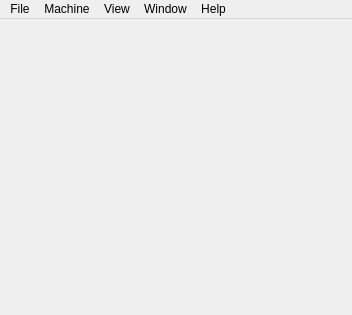
<?xml version="1.0" encoding="UTF-8"?>
<ui version="4.0">
 <class>MachineWindow</class>
 <widget class="QMainWindow" name="MachineWindow">
  <property name="geometry">
   <rect>
    <x>0</x>
    <y>0</y>
    <width>352</width>
    <height>315</height>
   </rect>
  </property>
  <property name="minimumSize">
   <size>
    <width>0</width>
    <height>0</height>
   </size>
  </property>
  <property name="windowTitle">
   <string>μZX</string>
  </property>
  <property name="windowIcon">
   <iconset resource="../../common/images.qrc">
    <normaloff>:/icons/Application Icon.png</normaloff>:/icons/Application Icon.png</iconset>
  </property>
  <widget class="QWidget" name="centralwidget">
   <property name="minimumSize">
    <size>
     <width>352</width>
     <height>296</height>
    </size>
   </property>
   <layout class="QVBoxLayout" name="verticalLayout">
    <property name="leftMargin">
     <number>0</number>
    </property>
    <property name="topMargin">
     <number>0</number>
    </property>
    <property name="rightMargin">
     <number>0</number>
    </property>
    <property name="bottomMargin">
     <number>0</number>
    </property>
    <item>
     <widget class="GLOutputView" name="videoOutputView" native="true">
      <property name="sizePolicy">
       <sizepolicy hsizetype="Expanding" vsizetype="Expanding">
        <horstretch>0</horstretch>
        <verstretch>0</verstretch>
       </sizepolicy>
      </property>
      <property name="minimumSize">
       <size>
        <width>0</width>
        <height>0</height>
       </size>
      </property>
     </widget>
    </item>
   </layout>
  </widget>
  <widget class="QMenuBar" name="menuBar">
   <property name="geometry">
    <rect>
     <x>0</x>
     <y>0</y>
     <width>352</width>
     <height>19</height>
    </rect>
   </property>
   <property name="nativeMenuBar">
    <bool>false</bool>
   </property>
   <widget class="QMenu" name="menuFile">
    <property name="title">
     <string>File</string>
    </property>
    <widget class="QMenu" name="menuNew">
     <property name="title">
      <string>New</string>
     </property>
     <addaction name="actionZX_Spectrum_16K_Issue_1"/>
     <addaction name="actionZX_Spectrum_48K_Issue_2"/>
     <addaction name="actionZX_Spectrum_48K_Issue_3"/>
     <addaction name="actionZX_Spectrum"/>
    </widget>
    <addaction name="actionFileNewWindow"/>
    <addaction name="menuNew"/>
    <addaction name="actionFileOpen"/>
    <addaction name="actionFileClose"/>
    <addaction name="separator"/>
    <addaction name="actionFileProperties"/>
    <addaction name="separator"/>
    <addaction name="actionMachineSaveScreenshot"/>
    <addaction name="actionRecord_Movie"/>
    <addaction name="separator"/>
    <addaction name="actionPreferences"/>
    <addaction name="separator"/>
    <addaction name="actionFileQuit"/>
   </widget>
   <widget class="QMenu" name="menuMachine">
    <property name="title">
     <string>Machine</string>
    </property>
    <widget class="QMenu" name="menuVideo">
     <property name="title">
      <string>Video</string>
     </property>
     <addaction name="actionV_Sync"/>
     <addaction name="actionBackground"/>
    </widget>
    <widget class="QMenu" name="menuFrameskip">
     <property name="title">
      <string>Frameskip</string>
     </property>
     <addaction name="actionAuto"/>
     <addaction name="separator"/>
     <addaction name="action1"/>
     <addaction name="action2"/>
     <addaction name="action3"/>
     <addaction name="action4"/>
    </widget>
    <widget class="QMenu" name="menuAudio_2">
     <property name="title">
      <string>Audio</string>
     </property>
     <addaction name="actionEnabled"/>
     <addaction name="actionListend_on_Line_In"/>
    </widget>
    <addaction name="actionMachinePower"/>
    <addaction name="actionMachinePause"/>
    <addaction name="actionMachineReset"/>
    <addaction name="separator"/>
    <addaction name="menuAudio_2"/>
    <addaction name="menuVideo"/>
    <addaction name="menuFrameskip"/>
    <addaction name="separator"/>
    <addaction name="actionSaveState"/>
    <addaction name="actionLoadState"/>
    <addaction name="actionSavedStates"/>
   </widget>
   <widget class="QMenu" name="menuView">
    <property name="title">
     <string>View</string>
    </property>
    <widget class="QMenu" name="menuEffect">
     <property name="title">
      <string>Effect</string>
     </property>
     <addaction name="actionNone"/>
     <addaction name="actionViewSmooth"/>
     <addaction name="actionScanlines"/>
    </widget>
    <widget class="QMenu" name="menuColor_Palette">
     <property name="title">
      <string>Color Palette</string>
     </property>
     <addaction name="actionDefault"/>
    </widget>
    <addaction name="actionViewFullScreen"/>
    <addaction name="separator"/>
    <addaction name="actionViewZoomIn"/>
    <addaction name="actionViewZoomOut"/>
    <addaction name="separator"/>
    <addaction name="actionView1x"/>
    <addaction name="actionView2x"/>
    <addaction name="actionView3x"/>
    <addaction name="separator"/>
    <addaction name="menuColor_Palette"/>
    <addaction name="menuEffect"/>
   </widget>
   <widget class="QMenu" name="menuWindow">
    <property name="title">
     <string>Window</string>
    </property>
    <widget class="QMenu" name="menuDeveloper_2">
     <property name="title">
      <string>Developer</string>
     </property>
     <addaction name="actionDebugger"/>
     <addaction name="actionWindowCPUDebugger"/>
     <addaction name="actionULA"/>
     <addaction name="actionPSG"/>
    </widget>
    <addaction name="actionWindowEditTitle"/>
    <addaction name="separator"/>
    <addaction name="actionKeyboard"/>
    <addaction name="actionTape_Recorder"/>
    <addaction name="menuDeveloper_2"/>
   </widget>
   <widget class="QMenu" name="menuHelp">
    <property name="title">
     <string>Help</string>
    </property>
    <addaction name="actionHelpAbout"/>
    <addaction name="actionAbout_Qt"/>
   </widget>
   <addaction name="menuFile"/>
   <addaction name="menuMachine"/>
   <addaction name="menuView"/>
   <addaction name="menuWindow"/>
   <addaction name="menuHelp"/>
  </widget>
  <action name="actionMachinePower">
   <property name="checkable">
    <bool>true</bool>
   </property>
   <property name="checked">
    <bool>true</bool>
   </property>
   <property name="icon">
    <iconset resource="../../common/images.qrc">
     <normaloff>:/icons/Menu - Power.png</normaloff>:/icons/Menu - Power.png</iconset>
   </property>
   <property name="text">
    <string>Power</string>
   </property>
   <property name="shortcut">
    <string>Ctrl+P</string>
   </property>
  </action>
  <action name="actionMachinePause">
   <property name="checkable">
    <bool>true</bool>
   </property>
   <property name="enabled">
    <bool>true</bool>
   </property>
   <property name="text">
    <string>Pause</string>
   </property>
   <property name="shortcut">
    <string>Pause</string>
   </property>
  </action>
  <action name="actionMachineReset">
   <property name="enabled">
    <bool>true</bool>
   </property>
   <property name="text">
    <string>Reset</string>
   </property>
   <property name="shortcut">
    <string>Ctrl+R</string>
   </property>
  </action>
  <action name="actionWindowCPUDebugger">
   <property name="checkable">
    <bool>true</bool>
   </property>
   <property name="icon">
    <iconset resource="../../common/images.qrc">
     <normaloff>:/icons/Menu - CPU Debugger.png</normaloff>:/icons/Menu - CPU Debugger.png</iconset>
   </property>
   <property name="text">
    <string>CPU</string>
   </property>
  </action>
  <action name="actionFileOpen">
   <property name="text">
    <string>Open ROM...</string>
   </property>
   <property name="shortcut">
    <string>Ctrl+O</string>
   </property>
  </action>
  <action name="actionViewZoomIn">
   <property name="icon">
    <iconset resource="../../common/images.qrc">
     <normaloff>:/icons/Menu - Zoom In.png</normaloff>:/icons/Menu - Zoom In.png</iconset>
   </property>
   <property name="text">
    <string>Zoom In</string>
   </property>
   <property name="shortcut">
    <string>Ctrl++</string>
   </property>
  </action>
  <action name="actionViewZoomOut">
   <property name="icon">
    <iconset resource="../../common/images.qrc">
     <normaloff>:/icons/Menu - Zoom Out.png</normaloff>:/icons/Menu - Zoom Out.png</iconset>
   </property>
   <property name="text">
    <string>Zoom Out</string>
   </property>
   <property name="shortcut">
    <string>Ctrl+-</string>
   </property>
  </action>
  <action name="actionView1x">
   <property name="text">
    <string>1x</string>
   </property>
   <property name="shortcut">
    <string>Ctrl+1</string>
   </property>
  </action>
  <action name="actionView2x">
   <property name="text">
    <string>2x</string>
   </property>
   <property name="shortcut">
    <string>Ctrl+2</string>
   </property>
  </action>
  <action name="actionView3x">
   <property name="text">
    <string>3x</string>
   </property>
   <property name="shortcut">
    <string>Ctrl+3</string>
   </property>
  </action>
  <action name="actionFileNewWindow">
   <property name="text">
    <string>New Machine</string>
   </property>
   <property name="shortcut">
    <string>Ctrl+N</string>
   </property>
  </action>
  <action name="actionFileQuit">
   <property name="text">
    <string>Quit</string>
   </property>
   <property name="shortcut">
    <string>Ctrl+Q</string>
   </property>
  </action>
  <action name="actionViewFullScreen">
   <property name="checkable">
    <bool>true</bool>
   </property>
   <property name="icon">
    <iconset resource="../../common/images.qrc">
     <normaloff>:/icons/Menu - Full Screen.png</normaloff>:/icons/Menu - Full Screen.png</iconset>
   </property>
   <property name="text">
    <string>Full Screen</string>
   </property>
   <property name="shortcut">
    <string>F11</string>
   </property>
  </action>
  <action name="actionScanlines">
   <property name="checkable">
    <bool>true</bool>
   </property>
   <property name="text">
    <string>Scanlines</string>
   </property>
  </action>
  <action name="actionHelpAbout">
   <property name="text">
    <string>About μZX...</string>
   </property>
  </action>
  <action name="actionFileClose">
   <property name="text">
    <string>Close</string>
   </property>
   <property name="shortcut">
    <string>Ctrl+W</string>
   </property>
  </action>
  <action name="actionFileProperties">
   <property name="text">
    <string>Properties...</string>
   </property>
  </action>
  <action name="actionMachineSaveScreenshot">
   <property name="icon">
    <iconset resource="../../common/images.qrc">
     <normaloff>:/icons/Menu - Save Screenshot.png</normaloff>:/icons/Menu - Save Screenshot.png</iconset>
   </property>
   <property name="text">
    <string>Save Screenshot</string>
   </property>
   <property name="shortcut">
    <string>Ctrl+Print</string>
   </property>
  </action>
  <action name="actionCopyScreen">
   <property name="text">
    <string>Copy Screen</string>
   </property>
   <property name="shortcut">
    <string>Ctrl+C</string>
   </property>
  </action>
  <action name="actionMachineSaveMovie">
   <property name="text">
    <string>Record Movie</string>
   </property>
  </action>
  <action name="actionMachineRecordAudio">
   <property name="text">
    <string>Record Audio</string>
   </property>
  </action>
  <action name="actionWindowEditTitle">
   <property name="icon">
    <iconset resource="../../common/images.qrc">
     <normaloff>:/icons/Menu - Edit Title.png</normaloff>:/icons/Menu - Edit Title.png</iconset>
   </property>
   <property name="text">
    <string>Edit Title...</string>
   </property>
  </action>
  <action name="actionSaveState">
   <property name="text">
    <string>Save State</string>
   </property>
   <property name="shortcut">
    <string>F5</string>
   </property>
  </action>
  <action name="actionLoadState">
   <property name="text">
    <string>Restore State</string>
   </property>
   <property name="shortcut">
    <string>F6</string>
   </property>
  </action>
  <action name="actionSavedStates">
   <property name="text">
    <string>States...</string>
   </property>
  </action>
  <action name="actionViewStatusBar">
   <property name="checkable">
    <bool>true</bool>
   </property>
   <property name="text">
    <string>Status Bar</string>
   </property>
  </action>
  <action name="actionAuto">
   <property name="checkable">
    <bool>true</bool>
   </property>
   <property name="checked">
    <bool>true</bool>
   </property>
   <property name="text">
    <string>Auto</string>
   </property>
  </action>
  <action name="action1">
   <property name="checkable">
    <bool>true</bool>
   </property>
   <property name="text">
    <string>1</string>
   </property>
  </action>
  <action name="action2">
   <property name="checkable">
    <bool>true</bool>
   </property>
   <property name="text">
    <string>2</string>
   </property>
  </action>
  <action name="action3">
   <property name="checkable">
    <bool>true</bool>
   </property>
   <property name="text">
    <string>3</string>
   </property>
  </action>
  <action name="action4">
   <property name="checkable">
    <bool>true</bool>
   </property>
   <property name="text">
    <string>4</string>
   </property>
  </action>
  <action name="actionFPS">
   <property name="checkable">
    <bool>true</bool>
   </property>
   <property name="text">
    <string>FPS</string>
   </property>
  </action>
  <action name="actionViewSmooth">
   <property name="checkable">
    <bool>true</bool>
   </property>
   <property name="checked">
    <bool>true</bool>
   </property>
   <property name="text">
    <string>Smooth</string>
   </property>
  </action>
  <action name="actionPattern_Tables">
   <property name="checkable">
    <bool>true</bool>
   </property>
   <property name="text">
    <string>Pattern Tables</string>
   </property>
  </action>
  <action name="actionColor_Palette">
   <property name="checkable">
    <bool>true</bool>
   </property>
   <property name="text">
    <string>Color Palette</string>
   </property>
  </action>
  <action name="actionMenu_Bar">
   <property name="checkable">
    <bool>true</bool>
   </property>
   <property name="checked">
    <bool>true</bool>
   </property>
   <property name="text">
    <string>Menu Bar</string>
   </property>
  </action>
  <action name="actionAbout_Qt">
   <property name="text">
    <string>About Qt...</string>
   </property>
  </action>
  <action name="actionBackground">
   <property name="checkable">
    <bool>true</bool>
   </property>
   <property name="checked">
    <bool>true</bool>
   </property>
   <property name="text">
    <string>Background</string>
   </property>
  </action>
  <action name="actionV_Sync">
   <property name="checkable">
    <bool>true</bool>
   </property>
   <property name="checked">
    <bool>true</bool>
   </property>
   <property name="text">
    <string>V-Sync</string>
   </property>
  </action>
  <action name="actionStart_Recording">
   <property name="text">
    <string>Start Recording</string>
   </property>
  </action>
  <action name="actionStop_Recording">
   <property name="text">
    <string>Stop Recording</string>
   </property>
  </action>
  <action name="actionRecord_Movie">
   <property name="checkable">
    <bool>false</bool>
   </property>
   <property name="icon">
    <iconset resource="../../common/images.qrc">
     <normaloff>:/icons/Menu - Movie.png</normaloff>:/icons/Menu - Movie.png</iconset>
   </property>
   <property name="text">
    <string>Movie</string>
   </property>
  </action>
  <action name="actionNone">
   <property name="checkable">
    <bool>true</bool>
   </property>
   <property name="text">
    <string>None</string>
   </property>
  </action>
  <action name="actionULA">
   <property name="checkable">
    <bool>true</bool>
   </property>
   <property name="icon">
    <iconset resource="../../common/images.qrc">
     <normaloff>:/icons/Menu - CPU Debugger.png</normaloff>:/icons/Menu - CPU Debugger.png</iconset>
   </property>
   <property name="text">
    <string>ULA</string>
   </property>
  </action>
  <action name="actionPSG">
   <property name="checkable">
    <bool>true</bool>
   </property>
   <property name="icon">
    <iconset resource="../../common/images.qrc">
     <normaloff>:/icons/Menu - CPU Debugger.png</normaloff>:/icons/Menu - CPU Debugger.png</iconset>
   </property>
   <property name="text">
    <string>PSG</string>
   </property>
  </action>
  <action name="actionKeyboard">
   <property name="checkable">
    <bool>true</bool>
   </property>
   <property name="icon">
    <iconset resource="../../common/images.qrc">
     <normaloff>:/icons/Menu - Keyboard.png</normaloff>:/icons/Menu - Keyboard.png</iconset>
   </property>
   <property name="text">
    <string>Keyboard</string>
   </property>
  </action>
  <action name="actionTape_Recorder">
   <property name="checkable">
    <bool>true</bool>
   </property>
   <property name="icon">
    <iconset resource="../../common/images.qrc">
     <normaloff>:/icons/Menu - Tape Recorder.png</normaloff>:/icons/Menu - Tape Recorder.png</iconset>
   </property>
   <property name="text">
    <string>Tape Recorder</string>
   </property>
  </action>
  <action name="actionDebugger">
   <property name="checkable">
    <bool>true</bool>
   </property>
   <property name="icon">
    <iconset resource="../../common/images.qrc">
     <normaloff>:/icons/Menu - Debugger.png</normaloff>:/icons/Menu - Debugger.png</iconset>
   </property>
   <property name="text">
    <string>Debugger</string>
   </property>
  </action>
  <action name="actionPreferences">
   <property name="icon">
    <iconset resource="../../common/images.qrc">
     <normaloff>:/icons/Menu - Preferences.png</normaloff>:/icons/Menu - Preferences.png</iconset>
   </property>
   <property name="text">
    <string>Preferences...</string>
   </property>
  </action>
  <action name="actionZX_Spectrum_16K_Issue_1">
   <property name="text">
    <string>ZX Spectrum 16K (Issue 1)</string>
   </property>
  </action>
  <action name="actionZX_Spectrum_48K_Issue_2">
   <property name="text">
    <string>ZX Spectrum 48K (Issue 2)</string>
   </property>
  </action>
  <action name="actionZX_Spectrum_48K_Issue_3">
   <property name="text">
    <string>ZX Spectrum 48K (Issue 3)</string>
   </property>
  </action>
  <action name="actionZX_Spectrum">
   <property name="text">
    <string>ZX Spectrum +</string>
   </property>
  </action>
  <action name="actionEnable">
   <property name="text">
    <string>Enable</string>
   </property>
  </action>
  <action name="actionEnabled">
   <property name="checkable">
    <bool>true</bool>
   </property>
   <property name="checked">
    <bool>true</bool>
   </property>
   <property name="text">
    <string>Enabled</string>
   </property>
  </action>
  <action name="actionListend_on_Line_In">
   <property name="checkable">
    <bool>true</bool>
   </property>
   <property name="text">
    <string>Listen to Line-In</string>
   </property>
  </action>
  <action name="actionDefault">
   <property name="checkable">
    <bool>true</bool>
   </property>
   <property name="checked">
    <bool>true</bool>
   </property>
   <property name="text">
    <string>Default</string>
   </property>
  </action>
 </widget>
 <customwidgets>
  <customwidget>
   <class>GLOutputView</class>
   <extends>QWidget</extends>
   <header>GLOutputView.hpp</header>
   <container>1</container>
  </customwidget>
 </customwidgets>
 <resources>
  <include location="../../common/images.qrc"/>
 </resources>
 <connections/>
</ui>
